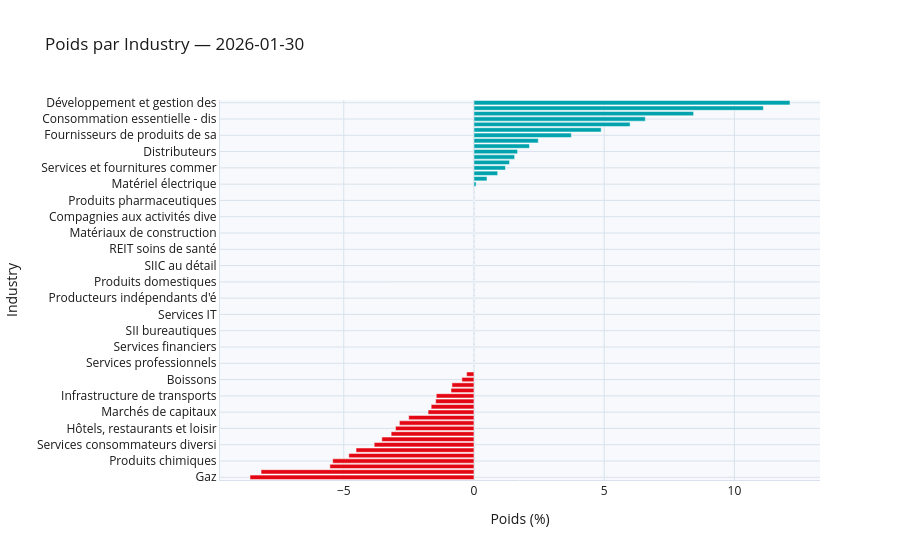

Write notebook code for a chart like this one.
### Code cell
comp_charts["Industry"].show()

### Figure 1 — Plotly figure (JSON) as saved in the notebook; plotly's stock layout.template omitted (floating-point values rounded to 4 significant figures)
{"data": [{"marker": {"color": ["#E30613", "#E30613", "#E30613", "#E30613", "#E30613", "#E30613", "#E30613", "#E30613", "#E30613", "#E30613", "#E30613", "#E30613", "#E30613", "#E30613", "#E30613", "#E30613", "#E30613", "#E30613", "#E30613", "#E30613", "#E30613", "#E30613", "#E30613", "#E30613", "#E30613", "#E30613", "#E30613", "#E30613", "#E30613", "#E30613", "#E30613", "#E30613", "#E30613", "#E30613", "#E30613", "#00A3AD", "#00A3AD", "#00A3AD", "#00A3AD", "#00A3AD", "#00A3AD", "#00A3AD", "#00A3AD", "#00A3AD", "#00A3AD", "#00A3AD", "#00A3AD", "#00A3AD", "#00A3AD", "#00A3AD", "#00A3AD", "#00A3AD", "#00A3AD", "#00A3AD", "#00A3AD", "#00A3AD", "#00A3AD", "#00A3AD", "#00A3AD", "#00A3AD", "#00A3AD", "#00A3AD", "#00A3AD", "#00A3AD", "#00A3AD", "#00A3AD", "#00A3AD", "#00A3AD", "#00A3AD", "#00A3AD"]}, "orientation": "h", "type": "bar", "x": [-8.599, -8.175, -5.533, -5.425, -4.805, -4.528, -3.831, -3.537, -3.18, -3.013, -2.862, -2.505, -1.763, -1.643, -1.47, -1.448, -0.8816, -0.8456, -0.4642, -0.2824, -2.579e-15, -1.457e-15, -1.423e-15, -1.275e-15, -1.12e-15, -7.279e-16, -6.252e-16, -5.917e-16, -4.43e-16, -4.232e-16, -3.632e-16, -2.16e-16, -1.469e-16, -1.468e-16, -4.664e-17, 0.0, 0.0, 0.0, 0.0, 0.0, 0.0, 3.831e-17, 5.784e-17, 1.631e-16, 1.852e-16, 2.286e-16, 2.318e-16, 2.348e-16, 3.884e-16, 4.372e-16, 6.427e-16, 1.078e-15, 1.383e-15, 0.0008821, 0.08259, 0.5004, 0.911, 1.211, 1.367, 1.561, 1.676, 2.132, 2.47, 3.738, 4.885, 5.995, 6.581, 8.433, 11.11, 12.13], "y": ["Gaz", "Assurance", "Produits de soins personnels", "Produits chimiques", "Electricité", "Produits issus du papier et de", "Services consommateurs diversi", "Outils et services appliqués", "Crédit à la consommation", "Hôtels, restaurants et loisir", "Services et médias interactif", "Fournitures et équipements m", "Marchés de capitaux", "Machinerie", "Sociétés commerciales et dis", "Infrastructure de transports", "Banques", "Distributeurs - Diversifiés", "Boissons", "Equipements et services dédi", "Logiciels", "Services professionnels", "Produits pour l'industrie du b", "Fret aérien et logistique", "Services financiers", "Conglomérats industriels", "Equipement, instruments et com", "SII bureautiques", "REIT - résidentiel", "Produits de loisirs", "Services IT", "Technologies des soins de sant", "Divertissement", "Producteurs indépendants d'é", "Transport maritime", "Services aux collectivités en", "Produits domestiques", "Emballages et conteneurs", "REIT spécialisés", "SIIC au détail", "REIT diversifiés", "Biens ménagers durables", "REIT soins de santé", "SIIC industrielles", "Equipement de communication", "Matériaux de construction", "Transport terrestre", "Médias", "Compagnies aux activités dive", "Construction et ingénierie", "Trafic de passagers Cies aéri", "Produits pharmaceutiques", "Composants automobiles", "Biotechnologie", "Matériel électrique", "Aérospatiale et défense", "Vente au détail spécialisée", "Services et fournitures commer", "Pétrole, gaz et combustibles", "Semi-conducteurs et équipemen", "Distributeurs", "Automobiles", "Textiles, habillement et produ", "Fournisseurs de produits de sa", "Métaux et mines", "Tabac", "Consommation essentielle - dis", "Services de télécommunicatio", "Produits alimentaires", "Développement et gestion des"]}], "layout": {"font": {"color": "#1A1A1A"}, "paper_bgcolor": "white", "plot_bgcolor": "#F7F9FC", "title": {"text": "Poids par Industry — 2026-01-30"}, "xaxis": {"gridcolor": "#D9E2EC", "linecolor": "#D9E2EC", "title": {"text": "Poids (%)"}, "zerolinecolor": "#D9E2EC"}, "yaxis": {"gridcolor": "#D9E2EC", "linecolor": "#D9E2EC", "title": {"text": "Industry"}, "zerolinecolor": "#D9E2EC"}}}
